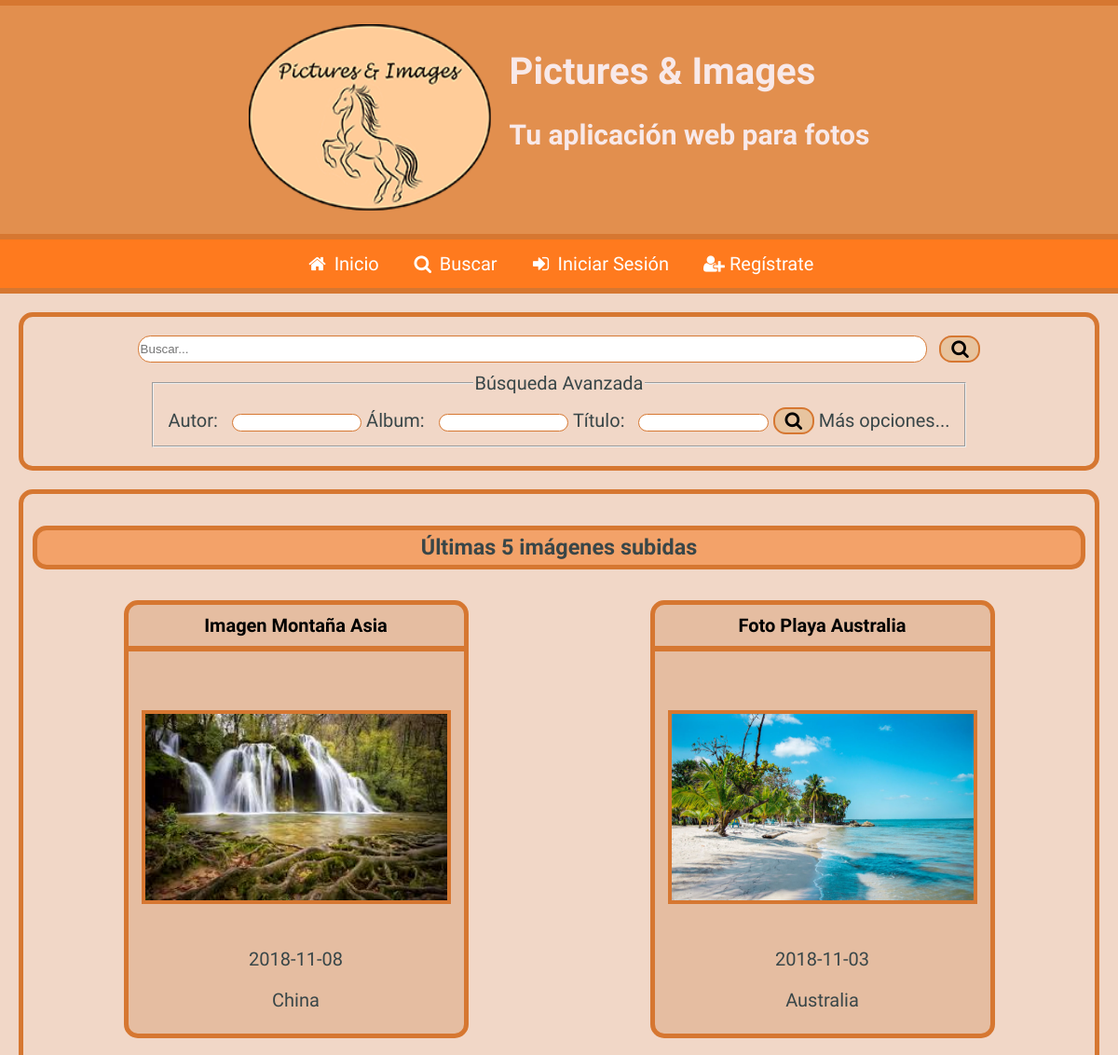
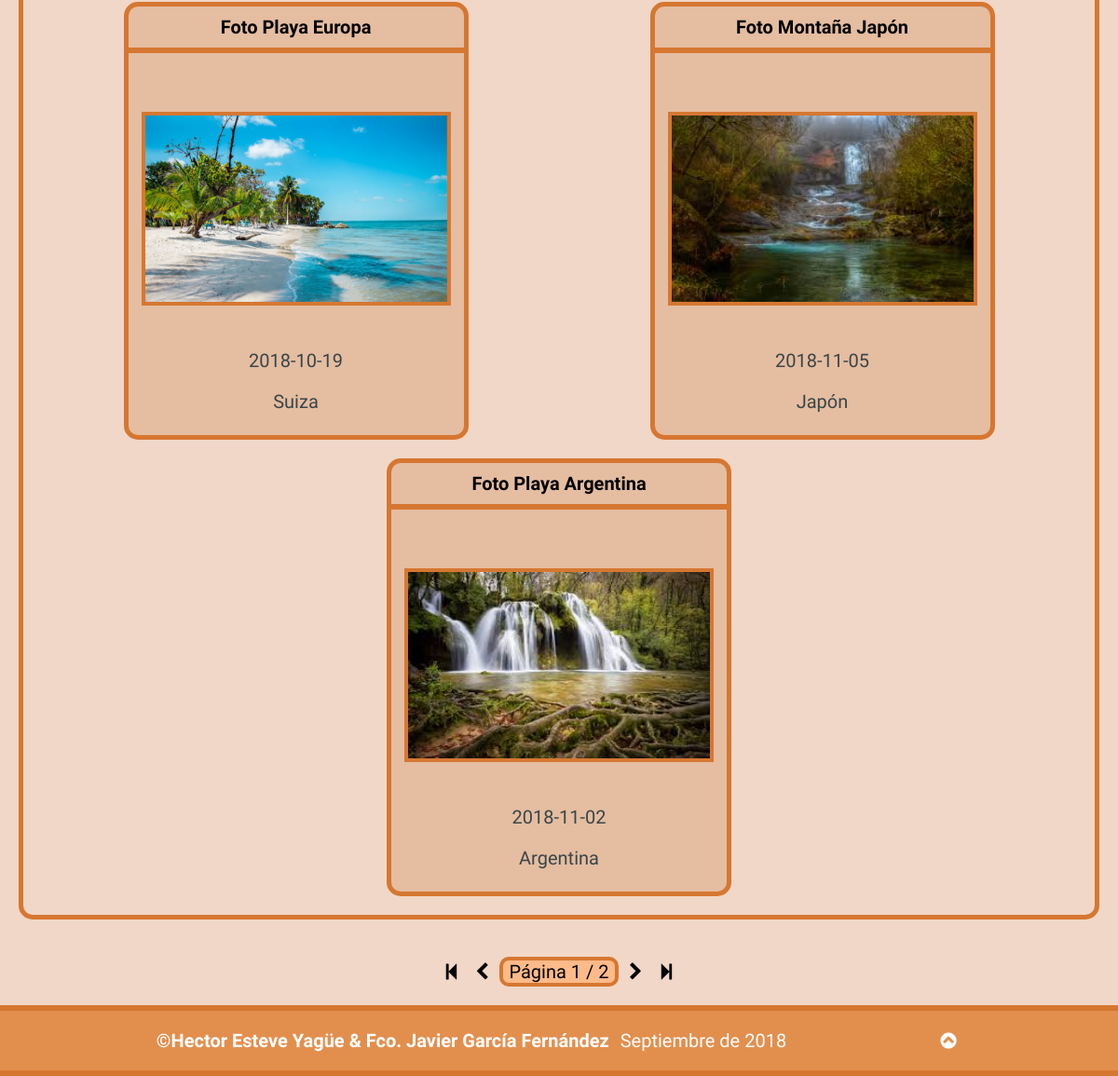
Before: / with the older database file (2 pictures, top to bottom).
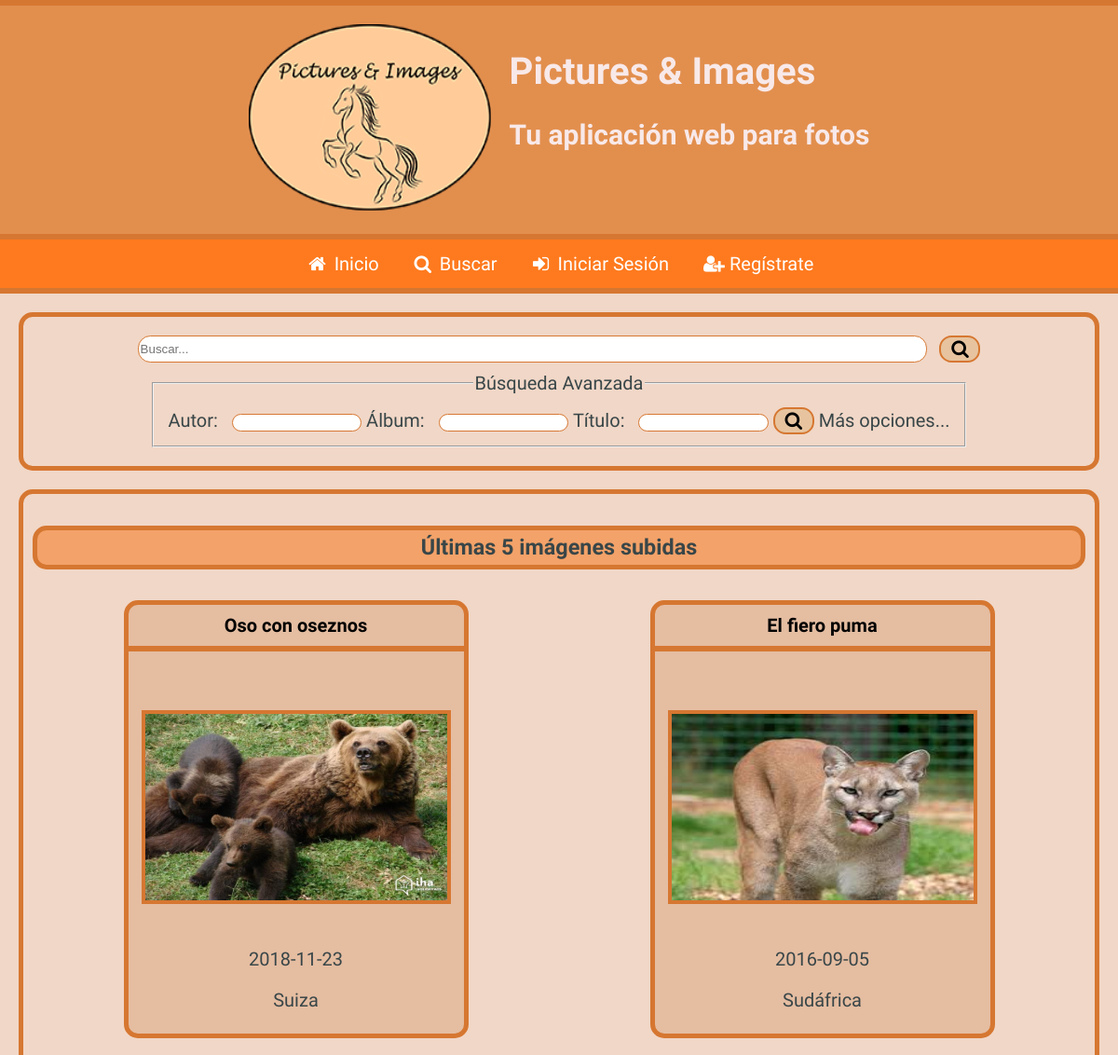
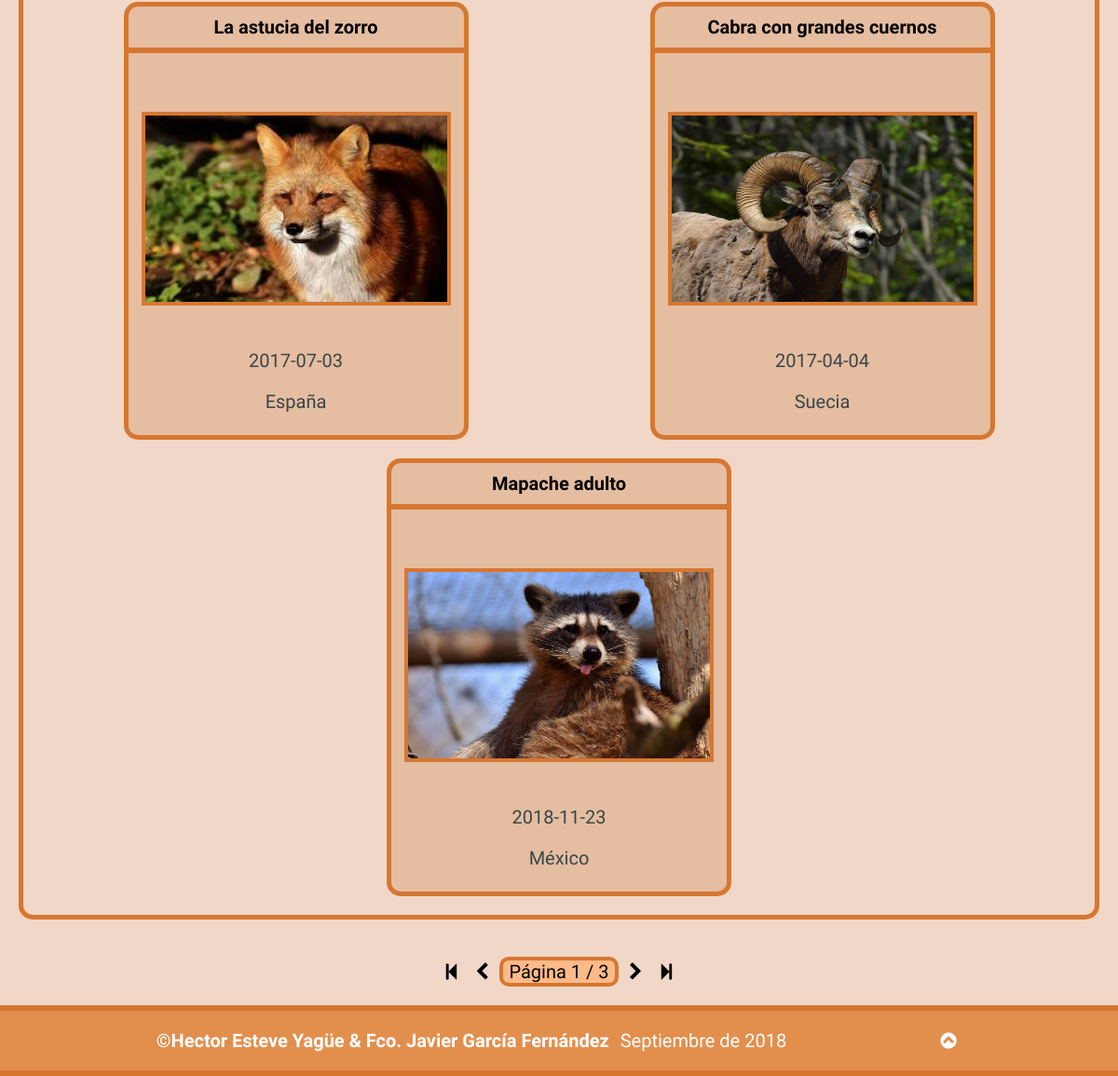
After: the same page with the newer database file (2 pictures, top to bottom).
### tables this page shows
CREATE TABLE `fotos` (
  `IdFoto` int(11) NOT NULL,
  `Titulo` varchar(200) NOT NULL,
  `Descripcion` mediumtext NOT NULL,
  `Fecha` date NOT NULL,
  `Pais` int(11) NOT NULL,
  `Album` int(11) NOT NULL,
  `Fichero` varchar(500) NOT NULL,
  `Alternativo` varchar(200) NOT NULL,
  `FRegistro` datetime NOT NULL DEFAULT CURRENT_TIMESTAMP ON UPDATE CURRENT_TIMESTAMP
);

CREATE TABLE `paises` (
  `IdPais` int(11) NOT NULL,
  `NomPais` varchar(200) NOT NULL,
  `Continente` varchar(200) NOT NULL
);

### index.php (the view, shortened to what this page needs)
<?php
require_once("head.php");
require_once("header.php");
if(isset($_SESSION["usuarioLog"]) && $cookieFalsa == false){
	require_once("barraNavSesionIniciada.php");
}
else{
	require_once("barraNavSesionNoIniciada.php");
}
?>
		<div id="formBusc">
			<form id="buscTexto" action="resultado_busqueda.php" method="get" class="formulario">
				<input type="search" name="palClave" id="buscRap" placeholder="Buscar...">
				<button type="submit"><span id="butBuscRap" class="icon-search"></span></button>
			</form>
			<form id="miniFilBusc" action="resultado_busqueda.php" method="get" class="formulario">
				<fieldset>
					<legend>
						Búsqueda Avanzada
					</legend>
							<p>
								<label for="autor">Autor:</label>
								<input type="text" name="NomUsuario" id="autorRap">
							</p>
							<p>
								<label for="album">Álbum:</label>
								<input type="text" name="Album" id="albumRap">
							</p>
							<p>
								<label for="titulo">Título:</label>
								<input type="text" name="Titulo" id="tituloRap">
							</p>
						<button type="submit"><span id="butFiltBuscRap" class="icon-search"></span></button>
						<a href="formulario_busqueda.php" title="Hacer búsqueda avanzada">Más opciones...</a>
				</fieldset>
			</form>
		</div>
<?php
	require_once("paginacion.php");
	if(!empty($_GET["pagina"]) && ($_GET["pagina"] > $totalPaginas || !is_numeric($_GET["pagina"]))){
		$pagina = $totalPaginas;
		mostrarErrorPaginaNoExistente();
	}else{
	crearIndex();
}
	function crearIndex(){
		echo<<<indexParte1
		<section id="contFotosIndex">
			<h3>Últimas 5 imágenes subidas</h3>
			<div class="imagenes">
indexParte1;
		$sentencia = 'SELECT * FROM fotos JOIN paises ON (IdPais = Pais)' . ' ORDER BY (FRegistro) DESC ' . 'LIMIT ' . $GLOBALS["inicio"] . ',' . $GLOBALS["tamPag"];
		if(!($resultado = $GLOBALS["mysqli"]->query($sentencia))) {
			echo "<p>Error al ejecutar la sentencia <b>$sentencia</b>: " . $GLOBALS["mysqli"]->error;
			echo '</p>';
			exit;
		}
		if(mysqli_num_rows($resultado) >= 1){
			while($fila = $resultado->fetch_assoc()){
				$idFoto = $fila["IdFoto"];
				$titulo = $fila["Titulo"];
				$fichero = $fila["Fichero"];
				$alt = $fila["Alternativo"];
				$fecha = $fila["Fecha"];
				$pais = $fila["NomPais"];
				echo<<<articulo
			<article>
				<h4><a href="detalle_foto.php?id=$idFoto" title="Ver detalles de la foto">$titulo</a></h4>
				<figure>
					<a href="detalle_foto.php?id=$idFoto" title="Ver detalles de la foto"><img src="./$fichero" alt="$alt"/></a>
				</figure>
				<footer>
					<p><time datetime="$fecha">$fecha</time></p>
					<p>$pais</p>
				</footer>
			</article>
articulo;
			}
		}
		echo<<<indexParte2
			</div>
		</section>
		<div class="paginacion">
			<div>
				<a href="{$GLOBALS['getUrl']}?pagina=1"><span class="icon-to-start" title="Primeras 5 imágenes"></span></a>
				<a href="{$GLOBALS['getUrl']}?pagina={$GLOBALS['paginaAnt']}"><span class="icon-left-open" title="Anteriores 5 imágenes"></span></a>
				<p>Página <output>{$GLOBALS['pagina']}</output> / {$GLOBALS['totalPaginas']}</p>
				<a href="{$GLOBALS['getUrl']}?pagina={$GLOBALS['paginaSig']}"><span class="icon-right-open" title="Siguientes 5 imágenes"></span></a>
				<a href="{$GLOBALS['getUrl']}?pagina={$GLOBALS['totalPaginas']}"><span class="icon-to-end" title="Últimas 5 imágenes"></span></a>
			</div>
		</div>
indexParte2;
	}
 ?>
<?php
	require_once("footer.php");
?>

Changed rows visible on the page:
no longer on this page (row unchanged): fotos: Titulo "Imagen Montaña Asia", Fichero (picture), Fecha "2018-11-08", Pais.NomPais "China"
no longer on this page (row edited): fotos: Titulo "Foto Playa Australia", Fichero (picture), Fecha "2018-11-03", Pais.NomPais "Australia"
no longer on this page (row edited): fotos: Titulo "Foto Playa Europa", Fichero (picture), Fecha "2018-10-19", Pais.NomPais "Suiza"
no longer on this page (row edited): fotos: Titulo "Foto Montaña Japón", Fichero (picture), Fecha "2018-11-05", Pais.NomPais "Japón"
no longer on this page (row edited): fotos: Titulo "Foto Playa Argentina", Fichero (picture), Fecha "2018-11-02", Pais.NomPais "Argentina"
added fotos: Titulo "Oso con oseznos", Fichero (picture), Fecha "2018-11-23", Pais.NomPais "Suiza"
added fotos: Titulo "El fiero puma", Fichero (picture), Fecha "2016-09-05", Pais.NomPais "Sudáfrica"
added fotos: Titulo "La astucia del zorro", Fichero (picture), Fecha "2017-07-03", Pais.NomPais "España"
added fotos: Titulo "Cabra con grandes cuernos", Fichero (picture), Fecha "2017-04-04", Pais.NomPais "Suecia"
added fotos: Titulo "Mapache adulto", Fichero (picture), Fecha "2018-11-23", Pais.NomPais "México"
Other visible differences:
$GLOBALS['totalPaginas']: "2" → "3"
